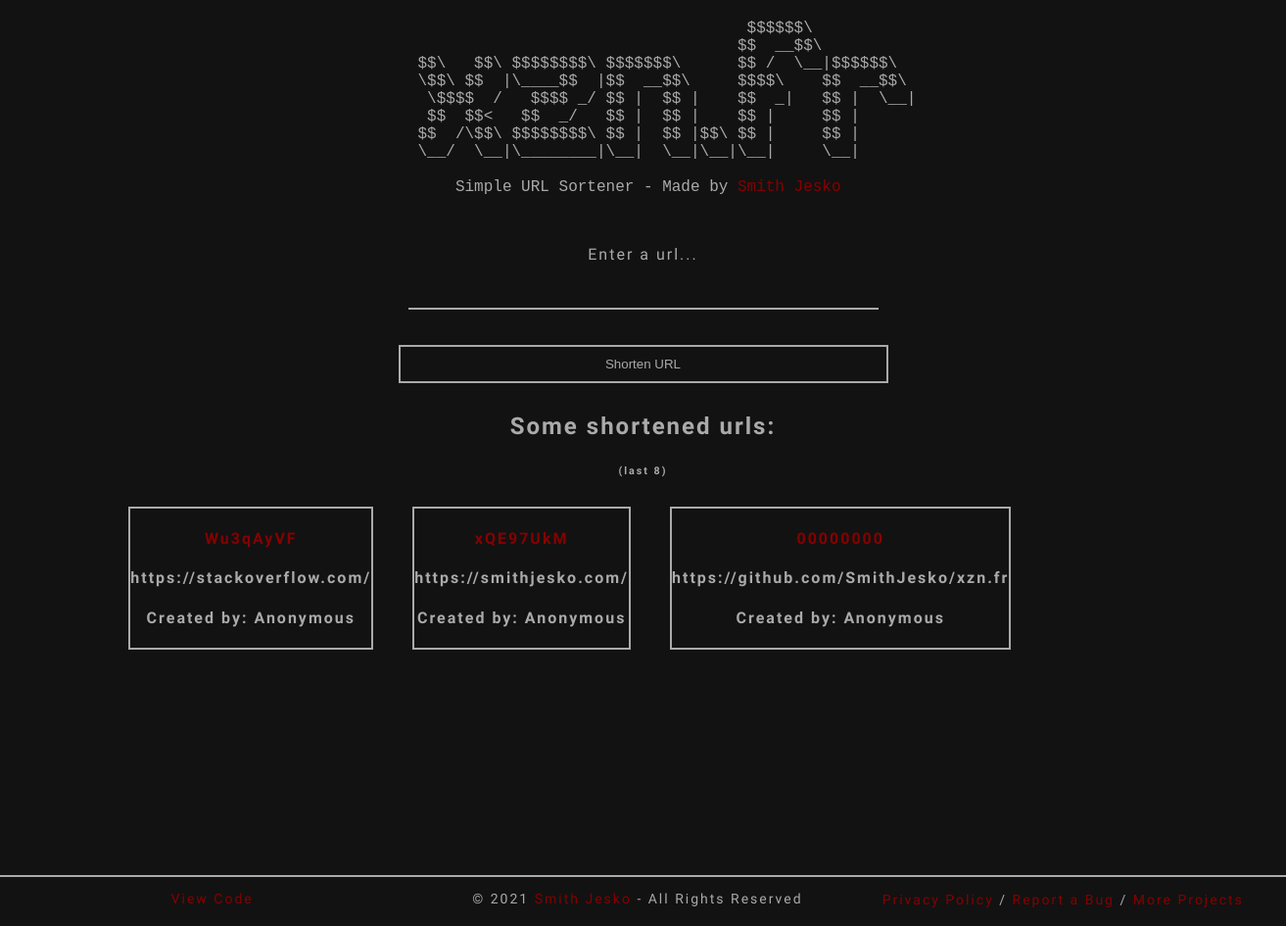
Before: / with the older database file.
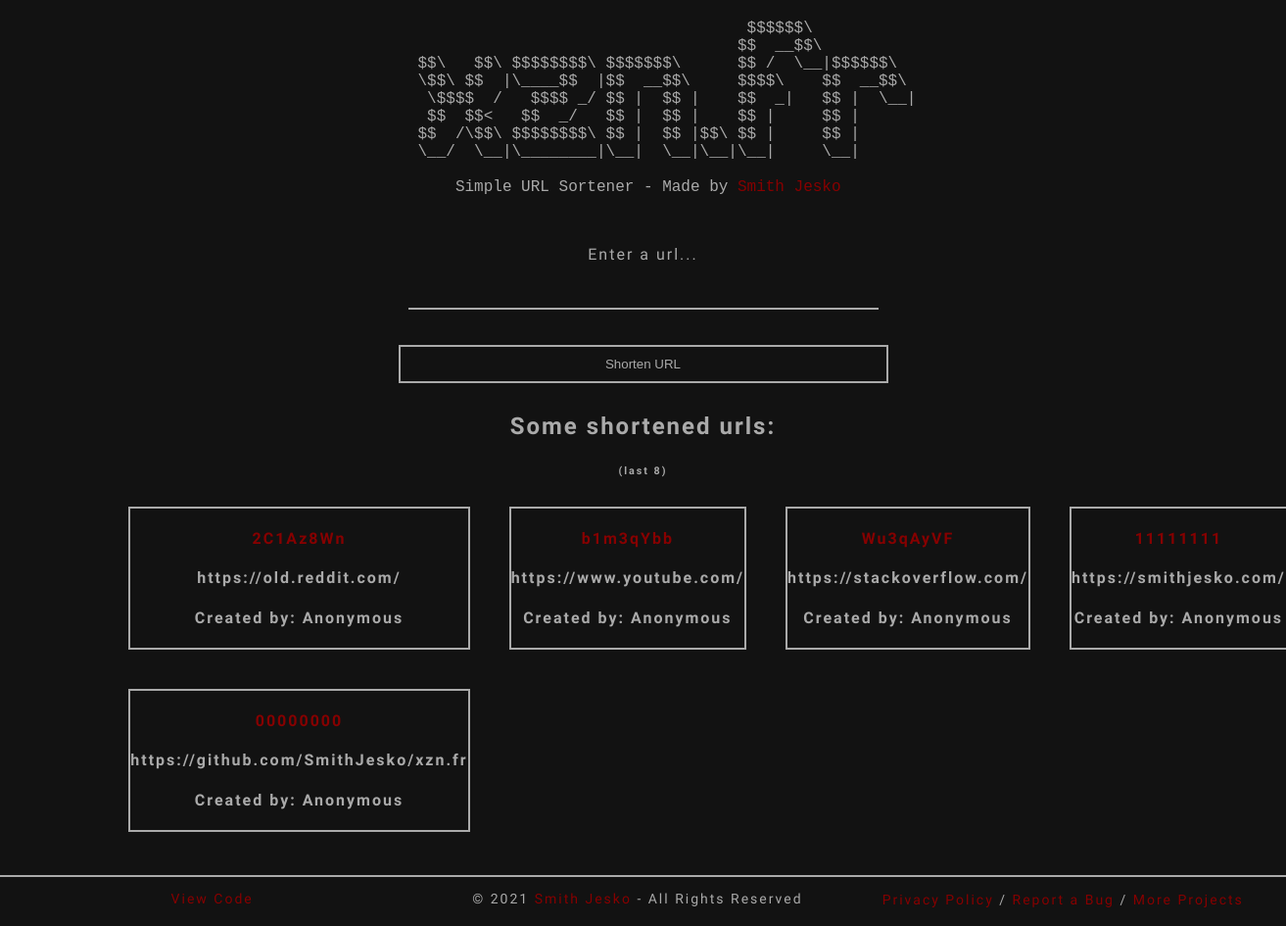
After: the same page with the newer database file.
### home/models.py (models this page shows)
class ShortUrl(models.Model):
    slug = models.CharField(max_length=8)
    original = models.CharField(max_length=256)
    def __str__(self):
        return self.slug

### home/views.py (the view, shortened to what this page needs)
# urls.py: path('', index, name='index'),
def index(request):
    form = CreateShortURLForm()
    urls = ShortUrl.objects.all().order_by('-id')
    for url in urls:
        print(url)
    context = {
        'form': form,
        'urls': urls
    }
    return render(request, 'base.html', context)

### home/forms.py
class CreateShortURLForm(forms.ModelForm):
    original = forms.CharField(label='Enter a url...')
    class Meta:
        model = ShortUrl
        exclude = ('slug', '')

### templates/base.html (shortened to what this page needs)
{% load static %}
<!DOCTYPE html>
<html lang="en">
<head>
    <link rel="stylesheet" href="{% static 'css/main.css' %}">
</head>
<body>
    <div class="logo-container">
        <div id="logo">
            <pre>
                                   $$$$$$\
                                  $$  __$$\
$$\   $$\ $$$$$$$$\ $$$$$$$\      $$ /  \__|$$$$$$\
\$$\ $$  |\____$$  |$$  __$$\     $$$$\    $$  __$$\
 \$$$$  /   $$$$ _/ $$ |  $$ |    $$  _|   $$ |  \__|
 $$  $$<   $$  _/   $$ |  $$ |    $$ |     $$ |
$$  /\$$\ $$$$$$$$\ $$ |  $$ |$$\ $$ |     $$ |
\__/  \__|\________|\__|  \__|\__|\__|     \__|
    Simple URL Sortener - Made by <a href="https://smithjesko.com" target="_blank">Smith Jesko</a>
            </pre>
        </div>
    </div>
    <div class="content">
        <form class="url-form" method="POST">{% csrf_token %}
            {{ form.as_p }}
            <input id="submit-btn" type="submit" value="Shorten URL">
        </form>
        <div class="shorties">
            <h2 style="margin-bottom: 10px;">Some shortened urls:</h2>
            <h6 style="margin-bottom: 30px;">(last 8)</h6>
            <div class="lt-grid-container">
                {% for url in urls %}
                    <div class="lt-url lt-url-{{ forloop.counter }}">
                        <h4><a href="{{ url.original }}">{{ url.slug }}</a></h4>
                        <h4>{{ url.original }}</h4>
                        <h4>Created by: <b>Anonymous</b></h4>
                    </div>
                {% endfor %}
                </div>
            </div>
        </div>
    <div class="footer">
    <div class="footer-container">
        <div class="footer-left">
            <a href="https://github.com/SmithJesko/xzn.fr" target="_blank">View Code</a>
        </div>
        <div class="footer-center">
            <p>&copy;
                <a href="https://smithjesko.com/" target="_blank">Smith Jesko</a> - All Rights Reserved
            </p>
        </div>
        <div class="footer-right">
            <ul>
                <li><a href="https://smithjesko.com/" target="_blank">Privacy Policy</a></li>
                <li><a href="https://smithjesko.com/" target="_blank">Report a Bug</a></li>
                <li><a href="https://smithjesko.com/" target="_blank">More Projects</a></li>
            </ul>
        </div>
    </div>
    </div>
</body>
</html>

### static/css/main.css (style rules this page uses)
html { height: 100%; box-sizing: border-box; }
*, *:before, *:after { box-sizing: inherit; }
body { position: relative; padding-bottom: 6rem; min-height: 100%; }
html, body { margin: 0; scroll-behavior: smooth; font-family: 'Russo One', sans-serif; background-color: #121212; color: #aaa; letter-spacing: 2px; }
a { text-decoration: none; color: rgb(134, 0, 0); }
pre { margin-top: 0; padding-top: 20px; }
.logo-container { width: 100%; margin: auto; }
#logo { width: 460px; margin: auto; font-size: 16px; letter-spacing: normal; }
.content { text-align: center; width: 100%; margin: auto; }
.url-form { width: 500px; display: inline-block; }
.url-form input { padding: 10px; margin: 10px 0; border: none; border-bottom: 2px solid #aaa; background-color: #121212; color: #aaa; width: 96%; }
.url-form ::placeholder { color: #ccc; }
.url-form #submit-btn { border: 2px solid #aaa; width: 100%; }
.shorties { width: 80%; margin: auto; }
.lt-grid-container { display: grid; grid-template-columns: repeat(4, 1fr); grid-template-rows: repeat(2, 1fr); gap: 40px 40px; grid-template-areas: "lt-url-1 lt-url-2 lt-url-3 lt-url-4" "lt-url-5 lt-url-6 lt-url-7 lt-url-8"; }
.lt-url { border: 2px solid #aaa; }
.lt-url-1 { grid-area: lt-url-1; }
.lt-url-2 { grid-area: lt-url-2; }
.lt-url-3 { grid-area: lt-url-3; }
.lt-url-4 { grid-area: lt-url-4; }
.lt-url-5 { grid-area: lt-url-5; }
.footer { position: absolute; right: 0; bottom: 0; left: 0; }
.footer-container { display: grid; grid-template-columns: repeat(3, 33%); grid-template-rows: 50px; gap: 1px 1px; grid-template-areas: "footer-left footer-center footer-right"; text-align: center; font-size: 14px; width: 100%; margin: auto; border-top: 2px solid #aaa; }
.footer-left { grid-area: footer-left; margin-top: 14px; }
.footer-center { grid-area: footer-center; }
.footer-right { grid-area: footer-right; }
.footer-right ul { margin-top: 15px; padding: 0; }
.footer-right ul li { list-style-type: none; display: inline; }
.footer-right li:not(:first-child):before { content: " / "; }

Changed rows visible on the page:
added ShortUrl: slug "2C1Az8Wn", original "https://old.reddit.com/"
added ShortUrl: slug "b1m3qYbb", original "https://www.youtube.com/"
changed ShortUrl "https://smithjesko.com/": slug "xQE97UkM" → "11111111"
